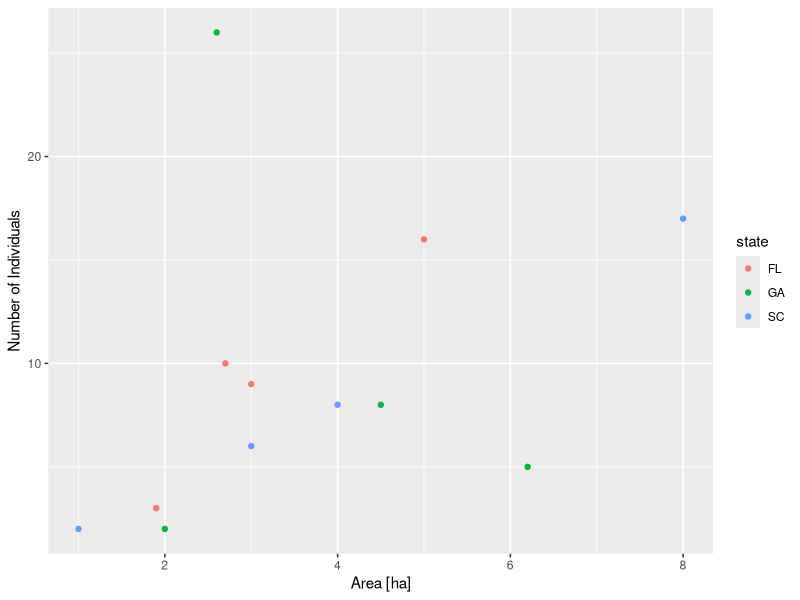
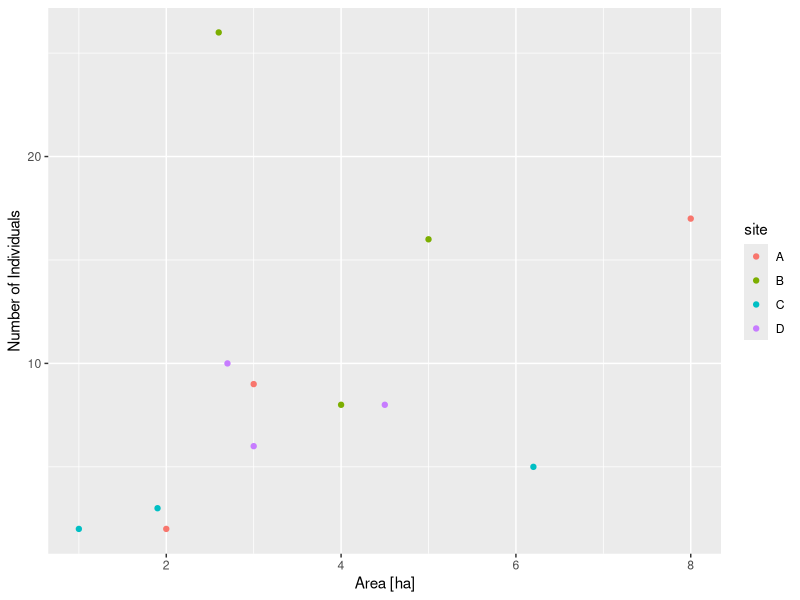
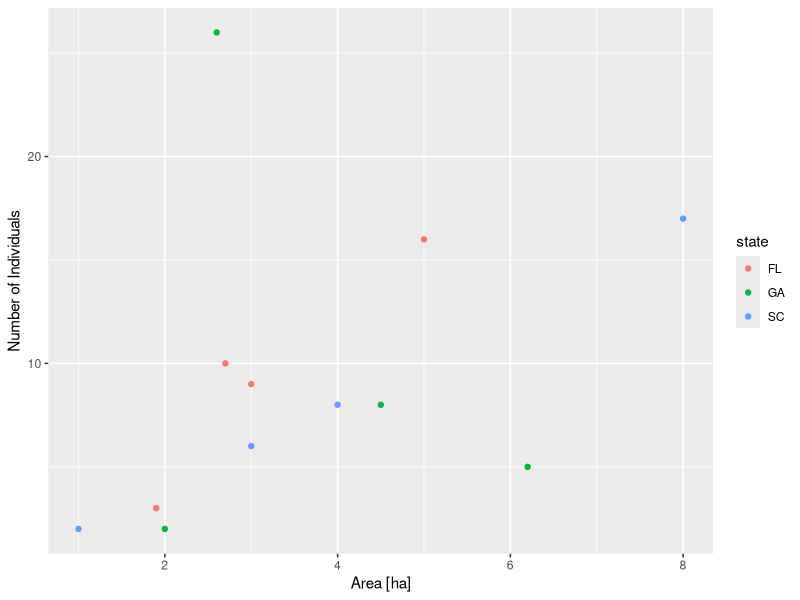
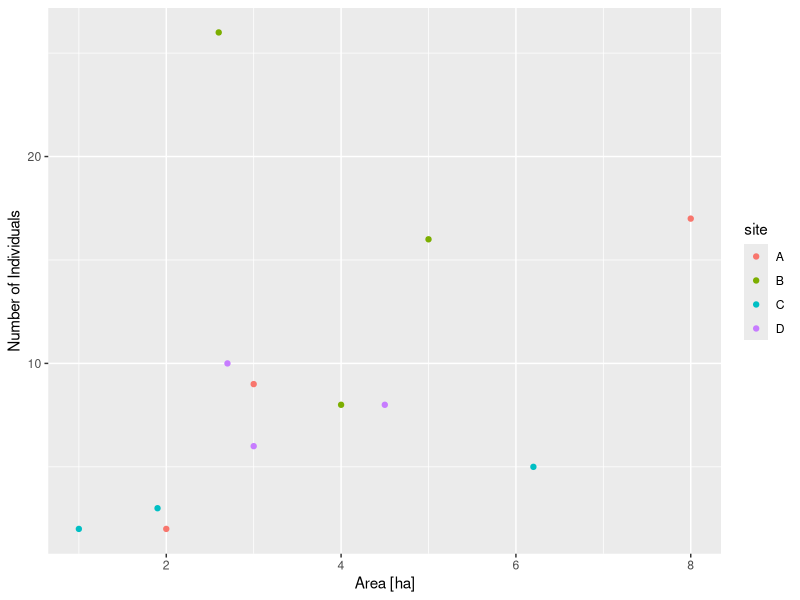

Write the R code that produced these figures, in order.
## ---- chunk 1
knitr::opts_chunk$set(echo = TRUE)
## ---- chunk 2
# convert_pounds_to_grams <- function(________) {
#     grams = 453.6 * pounds
#     return(________)
# }
convert_pounds_to_grams <- function(pounds) {
  grams = 453.6 * pounds
  return(grams)
}

convert_pounds_to_grams(3.75)
## ---- chunk 3
# convert_fahrenheit_to_celsius <- ________(________) {
#     celsius = (fahrenheit - 32) * 5 / 9
#     ________(________)
# }

convert_fahrenheit_to_celsius <- function(fahrenheit) {
  celsius= ((fahrenheit - 32) * 5 / 9)
  return(celsius)
}
convert_fahrenheit_to_celsius(80)
## ---- chunk 4
double <- function(single) {
  double <- single*2
  return(double)
}

double(512)
## ---- chunk 5
prediction <- function(x, a, b) {
  y = a+b*x
  return(y)
}
prediction(12,6,0.8)
## ---- chunk 6
get_mass_from_length_theropoda <- function(length){
  mass <- 0.73 * length ^ 3.63
  return(mass)
}
## ---- chunk 7
get_mass_from_length_theropoda(16)
## ---- chunk 8
get_mass_from_length <- function(length, a, b) {
  mass <- a*length^b
  return(mass)
}
get_mass_from_length(26, 214.44, 1.46)
## ---- chunk 9
# convert_pounds_to_grams <- function(________, numdigits = __) {
#   grams <- 453.6 * pounds
#   rounded <- round(grams, digits = numdigits)
#   return(________)
# }

convert_pounds_to_grams <- function(pounds, numdigits = 1) {
  grams <- 453.6 * pounds
  rounded <- round(grams, digits = numdigits)
  return(rounded)
}

convert_pounds_to_grams(4.3)
## ---- chunk 10
get_height_from_weight <- function(weight, a = 12, b = 0.38) {
  height = a*weight^b
  return(height)
}

get_height_from_weight(42)
## ---- chunk 11
convert_pounds_to_grams <- function(pounds, numdigits = 1) {
  grams <- 453.6 * pounds
  rounded <- round(grams, digits = numdigits)
  return(rounded)
}

convert_pounds_to_grams(4.3)

weight_grams <- convert_pounds_to_grams(2)
height_combined <- get_height_from_weight(weight_grams, b=0.32)
height_combined

## ---- chunk 12
get_mass_from_length <- function(length, a = 39.9, b=2.6) {
  mass <- a*length^b
  return(mass)
}
## ---- chunk 13
get_mass_from_length(length = 22, a = 214.44, b=1.46)
## ---- chunk 14
get_mass_from_length(length = 16)
## ---- chunk 15
convert_kg_to_pounds <- function(kg) {
  pounds = 2.205 * kg
  return(pounds)
}
## ---- chunk 16
get_mass_from_length <- function(length, a = 39.9, b=2.6) {
  mass <- a*length^b
  return(mass)
}

get_mass_from_length(12, a = 10.95, b=2.64)

mass_from_length <- get_mass_from_length(12, a = 10.95, b=2.64)
mass_in_pounds <- convert_kg_to_pounds(mass_from_length)
mass_in_pounds
## ---- chunk 17
library(tidyverse)
library(ggplot2)
## ---- chunk 18
state_vector <- c("FL", "FL", "FL", "FL", "GA", "GA", "GA", "GA", "SC", "SC", "SC", "SC")
site_vector <- c("A", "B", "C", "D", "A", "B", "C", "D", "A", "B", "C", "D")
count_vector <- c(9, 16, 3, 10, 2, 26, 5, 8, 17, 8, 2, 6)
area_vector <- c(3, 5, 1.9, 2.7, 2, 2.6, 6.2, 4.5, 8, 4, 1, 3)

count_data <- data.frame(state_vector, site_vector, count_vector, area_vector)

colnames(count_data) <- c("state","site","count","area")

## ---- chunk 19
make_plot <- function(df, column, label_x, label_y) {
  ggplot(df, aes(x=area, y=count, color= {{column}}), size =3) +
    geom_point()+
    labs(x=label_x, y=label_y)
}

make_plot(count_data, state, "Area [ha]", "Number of Individuals")
## ---- chunk 20
ggsave("/Users/graceadams/Documents/Git/Adams_DataWrangling/output/question_6b.png")
## ---- chunk 21
make_plot(count_data, site, "Area [ha]", "Number of Individuals")
## ---- chunk 22
ggsave("/Users/graceadams/Documents/Git/Adams_DataWrangling/output/question_6c.png")
